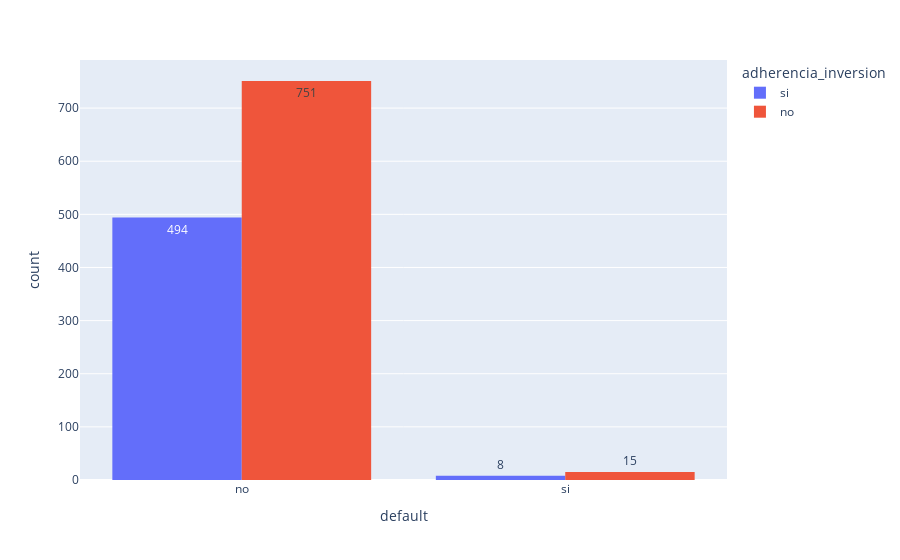

The notebook cell this image was saved under:
### Code cell
px.histogram(datos, x='default',text_auto=True, color='adherencia_inversion',barmode='group')

### Figure 1 — Plotly figure (JSON) as saved in the notebook; plotly's stock layout.template omitted (floating-point values rounded to 4 significant figures; data arrays with more than 128 entries replaced by an {"elided": "..."} marker saying what was removed)
{"data": [{"alignmentgroup": "True", "bingroup": "x", "hovertemplate": "adherencia_inversion=si<br>default=%{x}<br>count=%{y}<extra></extra>", "legendgroup": "si", "marker": {"color": "#636efa", "pattern": {"shape": ""}}, "name": "si", "offsetgroup": "si", "orientation": "v", "showlegend": true, "texttemplate": "%{value}", "type": "histogram", "x": {"elided": "502 str values"}, "xaxis": "x", "yaxis": "y"}, {"alignmentgroup": "True", "bingroup": "x", "hovertemplate": "adherencia_inversion=no<br>default=%{x}<br>count=%{y}<extra></extra>", "legendgroup": "no", "marker": {"color": "#EF553B", "pattern": {"shape": ""}}, "name": "no", "offsetgroup": "no", "orientation": "v", "showlegend": true, "texttemplate": "%{value}", "type": "histogram", "x": {"elided": "766 str values"}, "xaxis": "x", "yaxis": "y"}], "layout": {"barmode": "group", "legend": {"title": {"text": "adherencia_inversion"}, "tracegroupgap": 0}, "margin": {"t": 60}, "xaxis": {"anchor": "y", "domain": [0, 1], "title": {"text": "default"}}, "yaxis": {"anchor": "x", "domain": [0, 1], "title": {"text": "count"}}}}
